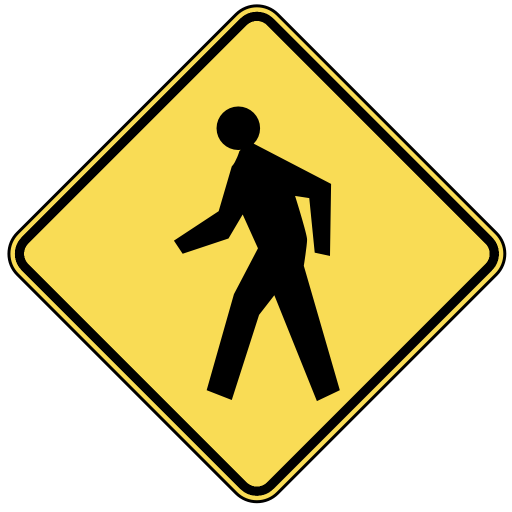
#> input picture Images/pedestrian1.png, 512 x 512 px, found by its file name
$ python HOG.py Images/pedestrian1.png
#> lines starting #> are read from the running program, lines starting #| are printed output that depends on the picture
from __future__ import division
import matplotlib.pyplot as plt
import Image
import scipy
import scipy.ndimage as ndimage
import scipy.signal as signal
import numpy as np
import sys
from optparse import OptionParser

def gradextractver(image):
    kernal = np.array([[0, -1, 0],[0,0,0],[0,1,0]])
    gradImage = signal.convolve(image,kernal)
    return gradImage[1:-1, 1:-1] # get rid of extra bits convove adds

def gradextracthor(image):
    kernal = np.array([[0, 0, 0],[1,0,-1],[0,0,0]])
    gradImage = signal.convolve(image,kernal)
    return gradImage[1:-1, 1:-1] # get rid of extra bits convove adds

def orientator(imVer,imHor):
    orientation = np.arctan(np.divide(imHor,imVer))
    return orientation

def cellulator(orients,histrange,cellsize=6,histbins=9):
    cells = np.zeros([orients.shape[0]//cellsize,orients.shape[1]//cellsize,histbins])
    xcellrange = orients.shape[0] - cellsize
    ycellrange = orients.shape[1] - cellsize
    for cellx in range(0,xcellrange,cellsize):
        for celly in range(0,ycellrange,cellsize):
            cells[cellx//cellsize,celly//cellsize], _ = np.histogram(orients[cellx:cellx+cellsize,celly:celly+cellsize],histbins,histrange)
            #print np.histogram(orients[cellx:cellx+cellsize,celly:celly+cellsize],histbins,histrange)
    return cells

def normaliser(cells,blocksize=3,e1=0.1): #n.b. edge cells not normalised as it's a faff
    normcells = cells
    for blockx in range(0,cells.shape[0]):
        for blocky in range(0,cells.shape[1]):
            if blockx < blocksize//2 and blocky < blocksize//2:
                normcells[blockx,blocky] = cells[blockx,blocky] / np.sqrt(np.square(np.linalg.norm(cells[0:blockx+blocksize//2,0:blocky+blocksize//2])) + np.square(e1))
            elif blockx > cells.shape[0] - blocksize//2 and blocky > cells.shape[1] - blocksize//2:
                normcells[blockx,blocky] = cells[blockx,blocky] / np.sqrt(np.square(np.linalg.norm(cells[blockx-blocksize//2:-1,blocky-blocksize//2:-1])) + np.square(e1))
            elif blockx > cells.shape[0] - blocksize//2 and blocky < blocksize//2:
                normcells[blockx,blocky] = cells[blockx,blocky] / np.sqrt(np.square(np.linalg.norm(cells[blockx-blocksize//2:-1,0:blocky+blocksize//2])) + np.square(e1))
            elif blocky > cells.shape[1] - blocksize//2 and blockx < blocksize//2:
                normcells[blockx,blocky] = cells[blockx,blocky] / np.sqrt(np.square(np.linalg.norm(cells[0:blockx+blocksize//2,blocky-blocksize//2:-1])) + np.square(e1))
            elif blockx < blocksize//2:
                normcells[blockx,blocky] = cells[blockx,blocky] / np.sqrt(np.square(np.linalg.norm(cells[0:blockx+blocksize//2,blocky-blocksize//2:blocky+blocksize//2])) + np.square(e1))
            elif blocky < blocksize//2:
                normcells[blockx,blocky] = cells[blockx,blocky] / np.sqrt(np.square(np.linalg.norm(cells[blockx-blocksize//2:blockx+blocksize//2,0:blocky+blocksize//2])) + np.square(e1))
            elif blocky > cells.shape[1] - blocksize//2:
                normcells[blockx,blocky] = cells[blockx,blocky] / np.sqrt(np.square(np.linalg.norm(cells[blockx-blocksize//2:blockx+blocksize//2,blocky-blocksize//2:-1])) + np.square(e1))
            elif blockx > cells.shape[0] - blocksize//2:
                normcells[blockx,blocky] = cells[blockx,blocky] / np.sqrt(np.square(np.linalg.norm(cells[blockx-blocksize//2:-1,blocky-blocksize//2:blocky+blocksize//2])) + np.square(e1))
            else:
                normcells[blockx,blocky] = cells[blockx,blocky] / np.sqrt(np.square(np.linalg.norm(cells[blockx-blocksize//2:blockx+blocksize//2,blocky-blocksize//2:blocky+blocksize//2])) + np.square(e1))

    return normcells

def HOG(img,sign=False,cellsize=6,blocksize=3,histbins=9):
    #code here
    # get the gradients
    gradImgVer  = gradextractver(img)
    gradImgHor  = gradextracthor(img)
    #get the orientations
    orients = orientator(gradImgVer,gradImgHor)
    # signed or unsigned orientations
    if not sign:
        orients = np.absolute(orients)
        histrange = [0,np.pi/2]
    else:
        histrange = [-np.pi/2,np.pi/2]
    # get the cell histograms
    cells = cellulator(orients,histrange,cellsize,histbins)
    # normalise cell histograms over blocks
    normcells = normaliser(cells,blocksize)

    return orients, normcells

def run_prog():
    parser = OptionParser()
    parser.add_option("-s", "--signed", action="store_true", default=False)

    (options, args) = parser.parse_args()

    imgin = Image.open("images/pedestrian1.png")
#> imgin is the input picture: PIL image 512x512 RGB; mean R, G, B 216.9, 205.9, 154.4
    #imgin = Image.open(args[0])

    imgin = imgin.convert("L") # convert to greyscale (luminance)
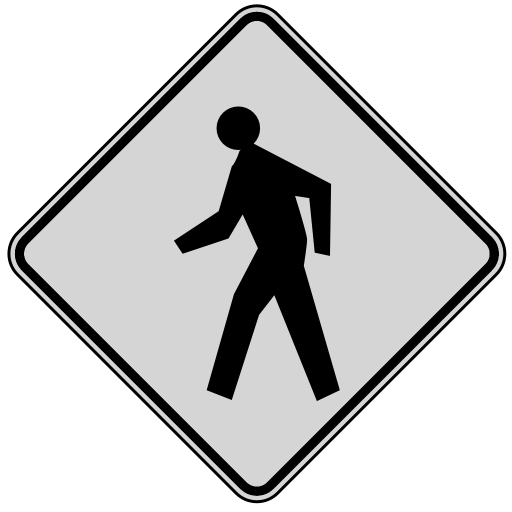
#> imgin: PIL image 512x512 L; min 0, max 255, mean 203.2

    img = np.asarray(imgin)
    img = img.astype(np.float32) # convert to a floating point

    orients, normcells = HOG(img,options.signed)
#> in gradextractver, `gradImage = signal.convolve(image,kernal)`:
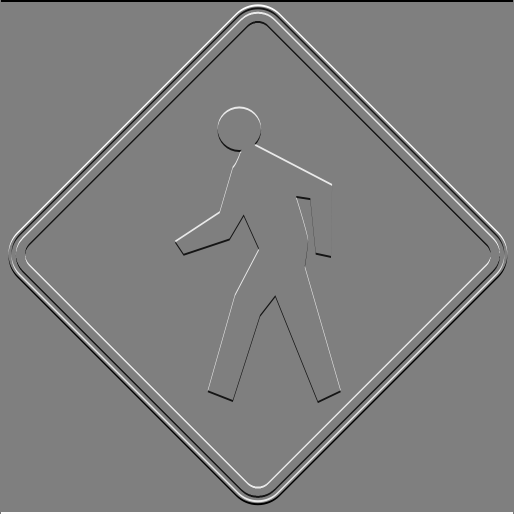
#> gradImage: shape (514, 514) float64; min -255, max 255, mean 0; drawn with min black and max white
#> in gradextractver, `return gradImage[1:-1, 1:-1]`:
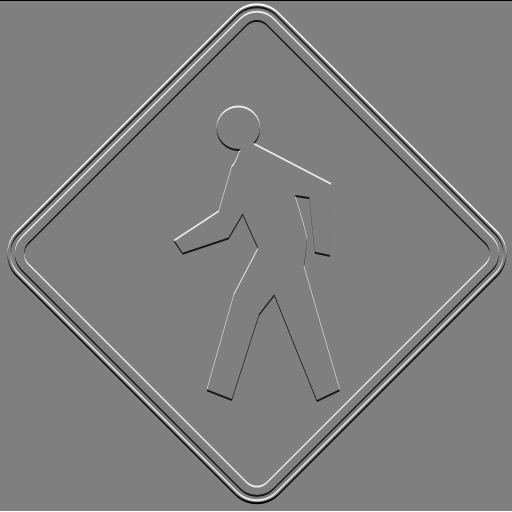
#> returned value: shape (512, 512) float64; min -255, max 255, mean 0; drawn with min black and max white
#> in gradextracthor, `gradImage = signal.convolve(image,kernal)`:
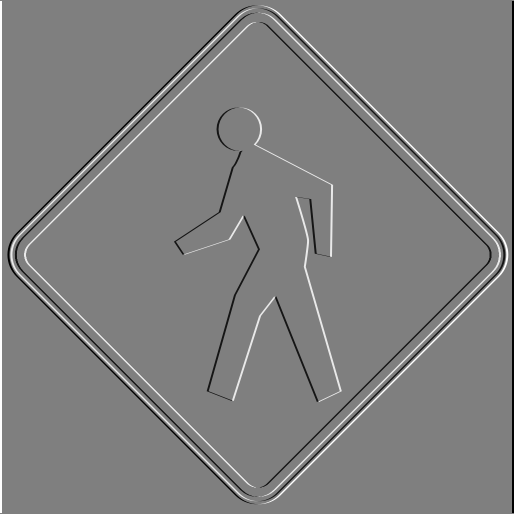
#> gradImage: shape (514, 514) float64; min -255, max 255, mean 0; drawn with min black and max white
#> in gradextracthor, `return gradImage[1:-1, 1:-1]`:
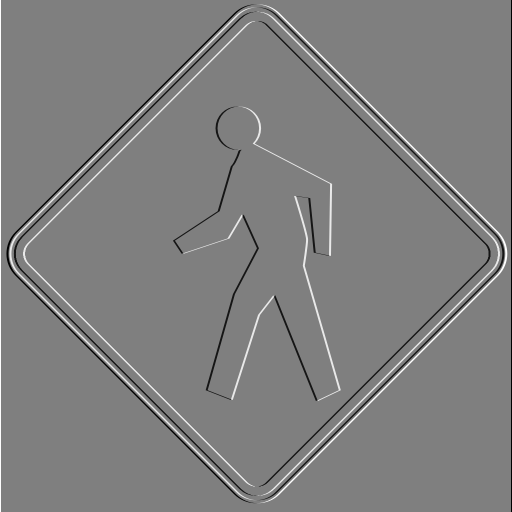
#> returned value: shape (512, 512) float64; min -255, max 255, mean 0; drawn with min black and max white
#> in orientator, `orientation = np.arctan(np.divide(imHor,imVer))`:
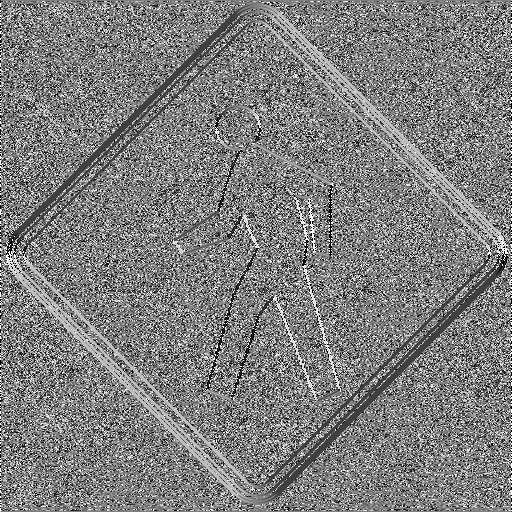
#> orientation: shape (512, 512) float64; min -1.57, max 1.57, mean -0.00894; drawn with min black and max white
#> in HOG, `orients = np.absolute(orients)`:
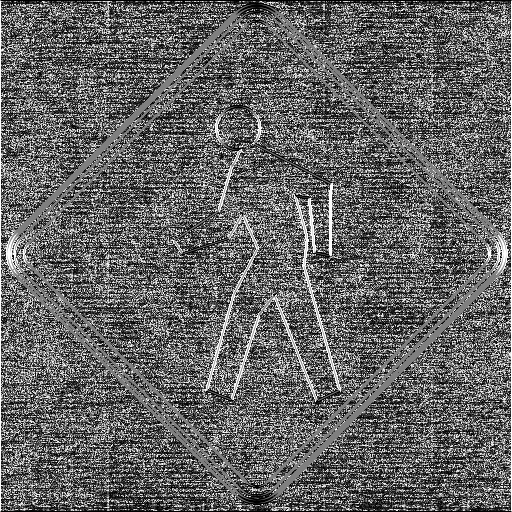
#> orients: shape (512, 512) float64; min 3.7e-11, max 1.57, mean 0.618; drawn with min black and max white

    plt.set_cmap(plt.cm.gray)
    plt.imshow(orients)
    plt.show()


if __name__ == '__main__':
    #import timeit
    #t = timeit.Timer("run_prog()", "from __main__ import run_prog")

    #print t.timeit(1)
    run_prog()
